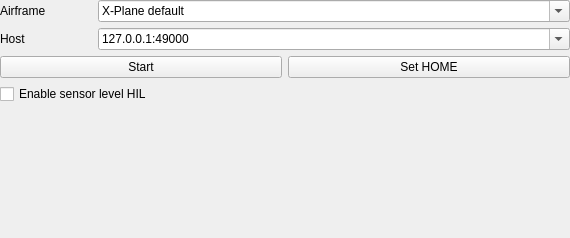
<?xml version="1.0" encoding="UTF-8"?>
<ui version="4.0">
 <class>QGCHilXPlaneConfiguration</class>
 <widget class="QWidget" name="QGCHilXPlaneConfiguration">
  <property name="geometry">
   <rect>
    <x>0</x>
    <y>0</y>
    <width>570</width>
    <height>238</height>
   </rect>
  </property>
  <property name="windowTitle">
   <string>Form</string>
  </property>
  <layout class="QGridLayout" name="gridLayout" rowstretch="0,0,0,0,0,100" columnstretch="20,40,40,20">
   <property name="margin">
    <number>0</number>
   </property>
   <item row="3" column="0" colspan="2">
    <widget class="QPushButton" name="startButton">
     <property name="text">
      <string>Start</string>
     </property>
    </widget>
   </item>
   <item row="0" column="1" colspan="3">
    <widget class="QComboBox" name="airframeComboBox">
     <property name="editable">
      <bool>true</bool>
     </property>
     <item>
      <property name="text">
       <string>X-Plane default</string>
      </property>
     </item>
     <item>
      <property name="text">
       <string>QRO_X/MK</string>
      </property>
     </item>
     <item>
      <property name="text">
       <string>QRO_X/Ardrone</string>
      </property>
     </item>
     <item>
      <property name="text">
       <string>QRO_X/PWM</string>
      </property>
     </item>
     <item>
      <property name="text">
       <string>Unlimited</string>
      </property>
     </item>
     <item>
      <property name="text">
       <string>Twinjet</string>
      </property>
     </item>
     <item>
      <property name="text">
       <string>Early Bird</string>
      </property>
     </item>
     <item>
      <property name="text">
       <string>Reno Racer</string>
      </property>
     </item>
     <item>
      <property name="text">
       <string>Slowstick</string>
      </property>
     </item>
     <item>
      <property name="text">
       <string>Tiny</string>
      </property>
     </item>
    </widget>
   </item>
   <item row="3" column="2" colspan="2">
    <widget class="QPushButton" name="setHomeButton">
     <property name="text">
      <string>Set HOME</string>
     </property>
    </widget>
   </item>
   <item row="1" column="1" colspan="3">
    <widget class="QComboBox" name="hostComboBox">
     <property name="editable">
      <bool>true</bool>
     </property>
     <item>
      <property name="text">
       <string>127.0.0.1:49000</string>
      </property>
     </item>
    </widget>
   </item>
   <item row="1" column="0">
    <widget class="QLabel" name="hostLabel">
     <property name="text">
      <string>Host</string>
     </property>
    </widget>
   </item>
   <item row="0" column="0">
    <widget class="QLabel" name="label">
     <property name="text">
      <string>Airframe</string>
     </property>
    </widget>
   </item>
   <item row="4" column="0" colspan="4">
    <widget class="QCheckBox" name="sensorHilCheckBox">
     <property name="text">
      <string>Enable sensor level HIL</string>
     </property>
    </widget>
   </item>
   <item row="5" column="0" colspan="4">
    <spacer name="verticalSpacer">
     <property name="orientation">
      <enum>Qt::Vertical</enum>
     </property>
     <property name="sizeHint" stdset="0">
      <size>
       <width>20</width>
       <height>1</height>
      </size>
     </property>
    </spacer>
   </item>
  </layout>
 </widget>
 <resources/>
 <connections/>
</ui>
